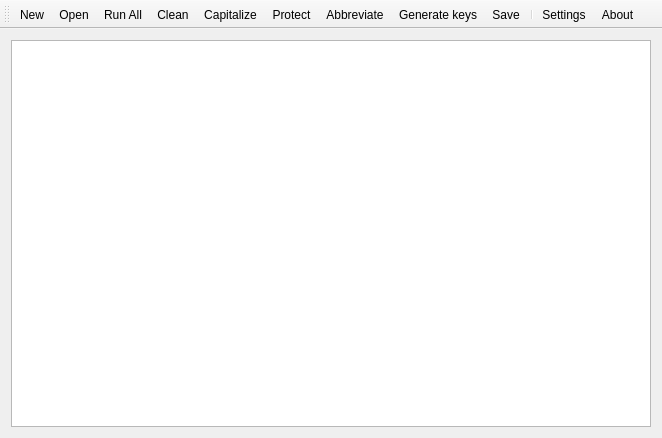
<?xml version="1.0" encoding="UTF-8"?>
<ui version="4.0">
 <class>MainWindow</class>
 <widget class="QMainWindow" name="MainWindow">
  <property name="geometry">
   <rect>
    <x>0</x>
    <y>0</y>
    <width>662</width>
    <height>438</height>
   </rect>
  </property>
  <property name="windowTitle">
   <string>BibFixer</string>
  </property>
  <property name="windowIcon">
   <iconset resource="Resource.qrc">
    <normaloff>:/Images/Fix.png</normaloff>:/Images/Fix.png</iconset>
  </property>
  <widget class="QWidget" name="centralWidget">
   <layout class="QHBoxLayout" name="horizontalLayout">
    <item>
     <widget class="TextEdit" name="teOutput"/>
    </item>
   </layout>
  </widget>
  <widget class="QMenuBar" name="menuBar">
   <property name="geometry">
    <rect>
     <x>0</x>
     <y>0</y>
     <width>662</width>
     <height>26</height>
    </rect>
   </property>
  </widget>
  <widget class="QToolBar" name="mainToolBar">
   <property name="windowTitle">
    <string>Toolbar</string>
   </property>
   <property name="iconSize">
    <size>
     <width>64</width>
     <height>32</height>
    </size>
   </property>
   <property name="toolButtonStyle">
    <enum>Qt::ToolButtonTextUnderIcon</enum>
   </property>
   <attribute name="toolBarArea">
    <enum>TopToolBarArea</enum>
   </attribute>
   <attribute name="toolBarBreak">
    <bool>false</bool>
   </attribute>
   <addaction name="actionNew"/>
   <addaction name="actionOpen"/>
   <addaction name="actionRunAll"/>
   <addaction name="actionClean"/>
   <addaction name="actionCapitalize"/>
   <addaction name="actionProtect"/>
   <addaction name="actionAbbreviate"/>
   <addaction name="actionGenerateKeys"/>
   <addaction name="actionSave"/>
   <addaction name="separator"/>
   <addaction name="actionSettings"/>
   <addaction name="actionAbout"/>
  </widget>
  <action name="actionCapitalize">
   <property name="icon">
    <iconset resource="Resource.qrc">
     <normaloff>:/Images/Uppercase.png</normaloff>:/Images/Uppercase.png</iconset>
   </property>
   <property name="text">
    <string>Capitalize</string>
   </property>
   <property name="toolTip">
    <string>Capitalize</string>
   </property>
  </action>
  <action name="actionAbbreviate">
   <property name="icon">
    <iconset resource="Resource.qrc">
     <normaloff>:/Images/Abbreviation.png</normaloff>:/Images/Abbreviation.png</iconset>
   </property>
   <property name="text">
    <string>Abbreviate</string>
   </property>
  </action>
  <action name="actionSettings">
   <property name="icon">
    <iconset resource="Resource.qrc">
     <normaloff>:/Images/Settings.png</normaloff>:/Images/Settings.png</iconset>
   </property>
   <property name="text">
    <string>Settings</string>
   </property>
  </action>
  <action name="actionOpen">
   <property name="text">
    <string>Open</string>
   </property>
  </action>
  <action name="actionSave">
   <property name="icon">
    <iconset resource="Resource.qrc">
     <normaloff>:/Images/Save.png</normaloff>:/Images/Save.png</iconset>
   </property>
   <property name="text">
    <string>Save</string>
   </property>
  </action>
  <action name="actionClean">
   <property name="icon">
    <iconset resource="Resource.qrc">
     <normaloff>:/Images/Clean.png</normaloff>:/Images/Clean.png</iconset>
   </property>
   <property name="text">
    <string>Clean</string>
   </property>
  </action>
  <action name="actionAbout">
   <property name="icon">
    <iconset resource="Resource.qrc">
     <normaloff>:/Images/About.png</normaloff>:/Images/About.png</iconset>
   </property>
   <property name="text">
    <string>About</string>
   </property>
  </action>
  <action name="actionProtect">
   <property name="icon">
    <iconset resource="Resource.qrc">
     <normaloff>:/Images/Protect.png</normaloff>:/Images/Protect.png</iconset>
   </property>
   <property name="text">
    <string>Protect</string>
   </property>
  </action>
  <action name="actionRunAll">
   <property name="icon">
    <iconset resource="Resource.qrc">
     <normaloff>:/Images/Run.png</normaloff>:/Images/Run.png</iconset>
   </property>
   <property name="text">
    <string>Run All</string>
   </property>
  </action>
  <action name="actionGenerateKeys">
   <property name="icon">
    <iconset resource="Resource.qrc">
     <normaloff>:/Images/Key.png</normaloff>:/Images/Key.png</iconset>
   </property>
   <property name="text">
    <string>Generate keys</string>
   </property>
   <property name="toolTip">
    <string>Generate keys</string>
   </property>
  </action>
  <action name="actionNew">
   <property name="icon">
    <iconset resource="Resource.qrc">
     <normaloff>:/Images/New.png</normaloff>:/Images/New.png</iconset>
   </property>
   <property name="text">
    <string>New</string>
   </property>
  </action>
 </widget>
 <layoutdefault spacing="6" margin="11"/>
 <customwidgets>
  <customwidget>
   <class>TextEdit</class>
   <extends>QPlainTextEdit</extends>
   <header>TextEdit.h</header>
  </customwidget>
 </customwidgets>
 <resources>
  <include location="Resource.qrc"/>
 </resources>
 <connections/>
</ui>
